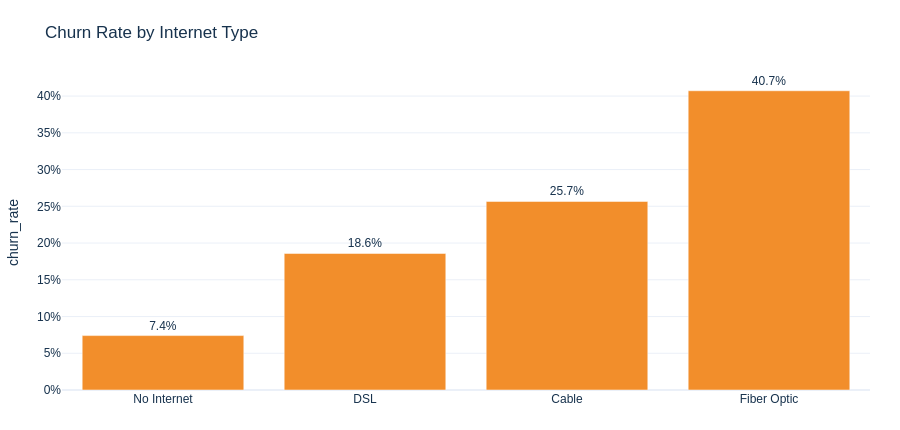

The cell this chart's notebook holds for it:
### Markdown cell above
## 6.4 Internet Service and Technology

**Business question:** Is churn concentrated in a particular internet-service group?

Customers with internet service churn at **31.83%**, compared with **7.41%** among customers without internet. Fiber optic is the most exposed internet type: 1,236 of 3,035 fiber customers churned, producing a **40.72%** rate. Cable is 25.66%, DSL is 18.58%, and customers without internet are 7.41%.

Fiber optic also tends to carry different charges, service bundles, and contract patterns. The result is an investigation priority—not proof that the technology itself causes departure. The company should examine fiber pricing, reliability, speed delivery, and competitor comparisons together.

### Code cell
internet_summary = churn_summary(
    eda_df, "internet_type", ["No Internet", "DSL", "Cable", "Fiber Optic"]
)
churn_rate_bar(
    internet_summary, "internet_type", "Churn Rate by Internet Type", color=ORANGE
).show()

### Figure 1 — Plotly figure (JSON) as saved in the notebook; plotly's stock layout.template omitted (floating-point values rounded to 4 significant figures)
{"data": [{"alignmentgroup": "True", "customdata": [["No Internet", 1526, 113], ["DSL", 1652, 307], ["Cable", 830, 213], ["Fiber Optic", 3035, 1236]], "hovertemplate": "Segment: %{customdata[0]}<br>Churn rate: %{value:.1%}<br>Customers: %{customdata[1]:,}<br>Churned: %{customdata[2]:,}<extra></extra>", "legendgroup": "", "marker": {"color": "#F28E2B", "pattern": {"shape": ""}}, "name": "", "offsetgroup": "", "orientation": "v", "showlegend": false, "text": ["7.4%", "18.6%", "25.7%", "40.7%"], "textposition": "outside", "type": "bar", "x": ["No Internet", "DSL", "Cable", "Fiber Optic"], "xaxis": "x", "y": [0.07405, 0.1858, 0.2566, 0.4072], "yaxis": "y"}], "layout": {"barmode": "relative", "font": {"color": "#17324D", "family": "Arial"}, "height": 430, "legend": {"tracegroupgap": 0}, "margin": {"b": 40, "l": 30, "r": 30, "t": 75}, "showlegend": false, "title": {"text": "Churn Rate by Internet Type"}, "xaxis": {"anchor": "y", "domain": [0, 1], "title": {}}, "yaxis": {"anchor": "x", "domain": [0, 1], "rangemode": "tozero", "tickformat": ".0%", "title": {"text": "churn_rate"}}}}
